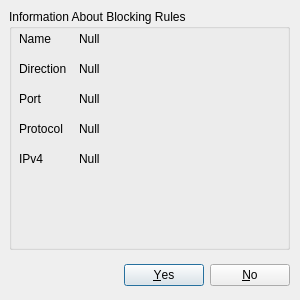
<?xml version="1.0" encoding="UTF-8"?>
<ui version="4.0">
 <class>FormRulesDialog</class>
 <widget class="QDialog" name="FormRulesDialog">
  <property name="geometry">
   <rect>
    <x>0</x>
    <y>0</y>
    <width>300</width>
    <height>300</height>
   </rect>
  </property>
  <property name="minimumSize">
   <size>
    <width>300</width>
    <height>300</height>
   </size>
  </property>
  <property name="maximumSize">
   <size>
    <width>300</width>
    <height>300</height>
   </size>
  </property>
  <property name="windowTitle">
   <string>Add Rule Block</string>
  </property>
  <widget class="QDialogButtonBox" name="buttonBox_fromRulesDialog">
   <property name="geometry">
    <rect>
     <x>100</x>
     <y>260</y>
     <width>190</width>
     <height>30</height>
    </rect>
   </property>
   <property name="orientation">
    <enum>Qt::Orientation::Horizontal</enum>
   </property>
   <property name="standardButtons">
    <set>QDialogButtonBox::StandardButton::No|QDialogButtonBox::StandardButton::Yes</set>
   </property>
  </widget>
  <widget class="QGroupBox" name="groupBox">
   <property name="geometry">
    <rect>
     <x>9</x>
     <y>9</y>
     <width>281</width>
     <height>241</height>
    </rect>
   </property>
   <property name="title">
    <string>Information About Blocking Rules</string>
   </property>
   <widget class="QLabel" name="label_IP">
    <property name="geometry">
     <rect>
      <x>10</x>
      <y>140</y>
      <width>50</width>
      <height>20</height>
     </rect>
    </property>
    <property name="text">
     <string>IPv4</string>
    </property>
   </widget>
   <widget class="QLabel" name="label_Port">
    <property name="geometry">
     <rect>
      <x>10</x>
      <y>80</y>
      <width>50</width>
      <height>20</height>
     </rect>
    </property>
    <property name="text">
     <string>Port</string>
    </property>
   </widget>
   <widget class="QLabel" name="label_Protocol">
    <property name="geometry">
     <rect>
      <x>10</x>
      <y>110</y>
      <width>50</width>
      <height>20</height>
     </rect>
    </property>
    <property name="text">
     <string>Protocol</string>
    </property>
   </widget>
   <widget class="QLabel" name="label_Name">
    <property name="geometry">
     <rect>
      <x>10</x>
      <y>20</y>
      <width>50</width>
      <height>20</height>
     </rect>
    </property>
    <property name="text">
     <string>Name</string>
    </property>
   </widget>
   <widget class="QLabel" name="label_Direction">
    <property name="geometry">
     <rect>
      <x>10</x>
      <y>50</y>
      <width>50</width>
      <height>20</height>
     </rect>
    </property>
    <property name="text">
     <string>Direction</string>
    </property>
   </widget>
   <widget class="QLabel" name="label_setName">
    <property name="geometry">
     <rect>
      <x>70</x>
      <y>20</y>
      <width>200</width>
      <height>20</height>
     </rect>
    </property>
    <property name="text">
     <string>Null</string>
    </property>
   </widget>
   <widget class="QLabel" name="label_setDirection">
    <property name="geometry">
     <rect>
      <x>70</x>
      <y>50</y>
      <width>200</width>
      <height>20</height>
     </rect>
    </property>
    <property name="text">
     <string>Null</string>
    </property>
   </widget>
   <widget class="QLabel" name="label_setPort">
    <property name="geometry">
     <rect>
      <x>70</x>
      <y>80</y>
      <width>200</width>
      <height>20</height>
     </rect>
    </property>
    <property name="text">
     <string>Null</string>
    </property>
   </widget>
   <widget class="QLabel" name="label_setProtocol">
    <property name="geometry">
     <rect>
      <x>70</x>
      <y>110</y>
      <width>200</width>
      <height>20</height>
     </rect>
    </property>
    <property name="text">
     <string>Null</string>
    </property>
   </widget>
   <widget class="QLabel" name="label_setIP">
    <property name="geometry">
     <rect>
      <x>70</x>
      <y>140</y>
      <width>200</width>
      <height>20</height>
     </rect>
    </property>
    <property name="text">
     <string>Null</string>
    </property>
   </widget>
  </widget>
 </widget>
 <resources/>
 <connections>
  <connection>
   <sender>buttonBox_fromRulesDialog</sender>
   <signal>accepted()</signal>
   <receiver>FormRulesDialog</receiver>
   <slot>accept()</slot>
   <hints>
    <hint type="sourcelabel">
     <x>248</x>
     <y>254</y>
    </hint>
    <hint type="destinationlabel">
     <x>157</x>
     <y>274</y>
    </hint>
   </hints>
  </connection>
  <connection>
   <sender>buttonBox_fromRulesDialog</sender>
   <signal>rejected()</signal>
   <receiver>FormRulesDialog</receiver>
   <slot>reject()</slot>
   <hints>
    <hint type="sourcelabel">
     <x>316</x>
     <y>260</y>
    </hint>
    <hint type="destinationlabel">
     <x>286</x>
     <y>274</y>
    </hint>
   </hints>
  </connection>
 </connections>
</ui>
